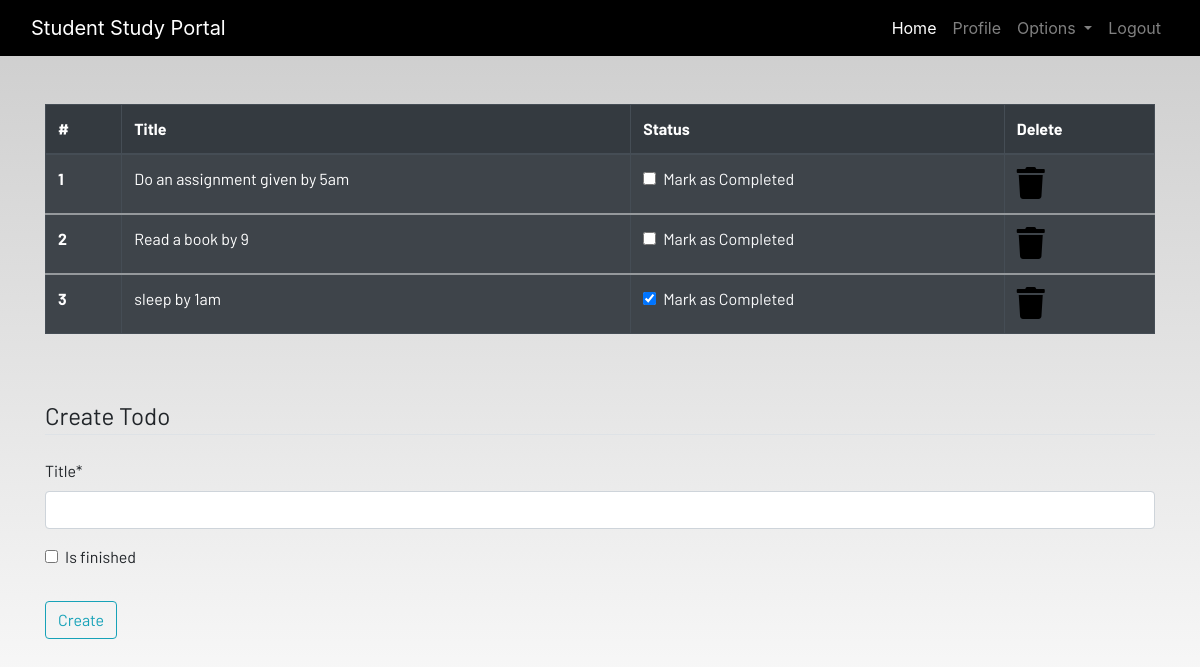
Page /todo (signed in) on the committed database.
### dashboard/models.py (models this page shows, shortened)
class Todo(models.Model):
    user = models.ForeignKey(User, on_delete=models.CASCADE)
    Title = models.CharField(max_length=50)
    Is_finished = models.BooleanField(default=False)
    class Meta:
        verbose_name = "Todo"
        verbose_name_plural = "Todo"

### dashboard/views.py (the view)
# urls.py: path('todo', todo_view, name="todo"),
@login_required
def todo_view(request):
    todo = Todo.objects.filter(user=request.user)
    if len(todo) == 0:
        todo_done = True
    else:
        todo_done = False
    form = TodoForm()
    if request.method == "POST":
        form = TodoForm(request.POST or None)
        if form.is_valid():
            try:
                finished = request.POST["Is_finished"]
                if finished == "on":
                    finished = True
                else:
                    finished = False
            except:
                finished = False
            form.instance.user = request.user
            form.save()
            return redirect("todo")
        messages.success(request, f"Todo added from {request.user.username} successfully")
    else:
        form = TodoForm()
    context= {
        "todo":todo,
        "forms":form,
        "todo_done":todo_done
    }
    return render(request, "dashboard/todo.html", context)

### dashboard/forms.py
class TodoForm(forms.ModelForm):
    class Meta:
        model = Todo
        fields = ["Title",
                "Is_finished"
        ]

### templates/dashboard/todo.html (shortened to what this page needs)
{% extends 'dashboard/base.html' %}
{% load static %}
{% load crispy_forms_tags %}
{% block content %}
<div class="container">
    {% if not todo_done %}
    <table class="table table-striped table-bordered table-hover table-dark">
        <thead>
            <tr>
                <th scope="col">#</th>
                <th scope="col">Title</th>
                <th scope="col">Status</th>
                <th scope="col">Delete</th>
            </tr>
        </thead>
        {% for todos in todo %}
        <tbody>
            <tr>
                <th scope="row">{{forloop.counter}}</th>
                <td>{{todos.Title}}</td>
                <td>
                    <a href="{% url 'update_todo' todos.id %}">
                        <div class="form-check">
                            {% if todos.Is_finished == True %}
                            <input class="form-check-input" type="checkbox" value="" checked>
                            {%else%}
                            <input class="form-check-input" type="checkbox" value="">
                            {% endif %}
                            <label class="form-check-label text-light" for="flexCheckDefault">
                                Mark as Completed
                            </label>
                        </div>
                    </a>
                </td>
                <td><a href="{% url 'delete_todo' todos.id %}"><i class="fa fa-trash fa-2x"></i></a></td>
            </tr>
        </tbody>
        {% endfor %}
    </table>
    {% else %}
    <h4>All tasks have been done!! create to add more</h4>
    {% endif %}
</div><br><br>
<div class="container">
    <form method="POST">
        <fieldset class="form-group">
            {{forms|crispy}}
            <legend class="border-bottom mb-4">Create Todo</legend>
        </fieldset>
        <div class="form-group">
            <button href="" class="btn btn-outline-info" type="submit">
                Create
            </button>
        </div>
    </form>
</div>
{% endblock content %}

### static/css/main.css (style rules this page uses)
html { scroll-behavior: smooth; height: 100%; width: 100%; }
a { text-decoration: none !important; color: black; }
html, body { max-width: 100%; overflow-x: hidden; height: 100%; width: 100%; }
body { background: linear-gradient(rgba(0, 0, 0, 0.2), rgba(255, 255, 255, 0.5)); overflow-x: hidden; background-repeat: no-repeat; }
.fa { color: black; }

### rows in the picture
Todo: Title "Do an assignment given by 5am"
Todo: Title "Read a book by 9"
Todo: Title "sleep by 1am"
